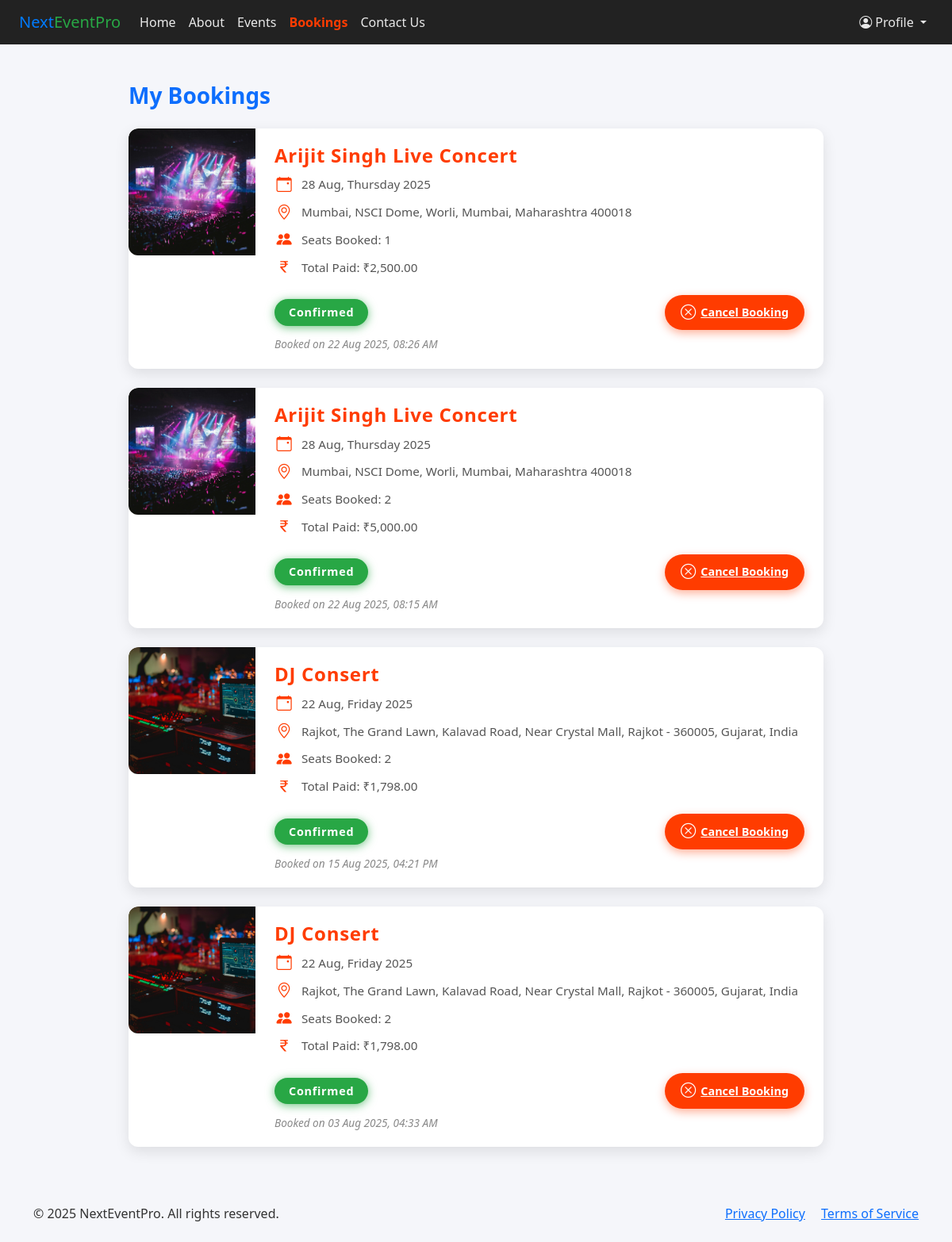
Screenshot of /booking.php (signed in) with the database file from the repository.
### tables this page shows
CREATE TABLE `booking` (
  `id` int(11) NOT NULL,
  `user_id` int(11) NOT NULL,
  `event_id` int(11) NOT NULL,
  `seats_booked` int(11) NOT NULL,
  `total_price` decimal(10,2) NOT NULL,
  `booking_date` timestamp NOT NULL DEFAULT current_timestamp(),
  `status` varchar(20) NOT NULL
);

CREATE TABLE `events` (
  `id` int(11) NOT NULL,
  `title` varchar(255) NOT NULL,
  `description` text NOT NULL,
  `city_id` int(11) NOT NULL,
  `address` text NOT NULL,
  `event_date` date NOT NULL,
  `total_seats` int(11) NOT NULL,
  `available_seats` int(11) NOT NULL,
  `price` decimal(10,2) NOT NULL,
  `category` varchar(100) NOT NULL,
  `status` varchar(20) NOT NULL,
  `image` varchar(255) NOT NULL,
  `created_at` timestamp NOT NULL DEFAULT current_timestamp()
);

CREATE TABLE `city` (
  `id` int(11) NOT NULL,
  `city_name` varchar(100) NOT NULL,
  `state` varchar(100) NOT NULL
);

### booking.php (the view, shortened to what this page needs)
<?php
include "connect.php";
$userEmail = $_SESSION['email'];
$userQuery = mysqli_query($con, "SELECT id FROM user_data WHERE email = '$userEmail'");
$userData = mysqli_fetch_assoc($userQuery);
$userId = $userData['id'];
$bookingQuery = "
  SELECT b.*, e.title, e.image, e.event_date, e.address, e.city_id, c.city_name
  FROM booking b
  JOIN events e ON b.event_id = e.id
  JOIN city c ON e.city_id = c.id
  WHERE b.user_id = $userId
  ORDER BY b.booking_date DESC
";
$bookingResult = mysqli_query($con, $bookingQuery);
?>
<!DOCTYPE html>
<html lang="en">
<head>
  <link href="https://cdn.jsdelivr.net/npm/bootstrap@5.3.0/dist/css/bootstrap.min.css" rel="stylesheet" />
  <link href="https://cdn.jsdelivr.net/npm/bootstrap-icons@1.11.3/font/bootstrap-icons.css" rel="stylesheet" />
</head>
<body>
  <nav class="navbar navbar-expand-lg navbar-dark">
    <div class="container-fluid px-4">
      <a class="navbar-brand brand-name" href="index.php">
        <span class="blue">Next</span><span class="green">EventPro</span>
      </a>
      <div class="collapse navbar-collapse" id="navbarContent">
        <ul class="navbar-nav me-auto">
          <li class="nav-item"><a class="nav-link" href="index.php">Home</a></li>
          <li class="nav-item"><a class="nav-link" href="index.php">About</a></li>
          <li class="nav-item"><a class="nav-link" href="event.php">Events</a></li>
          <li class="nav-item"><a class="nav-link active" href="booking.php">Bookings</a></li>
          <li class="nav-item"><a class="nav-link" href="./contact.php">Contact Us</a></li>
        </ul>
        <ul class="navbar-nav ms-auto">
          <?php if (isset($_SESSION["email"])): ?>
            <li class="nav-item dropdown">
              <a class="nav-link dropdown-toggle" href="#" id="userDropdown" data-bs-toggle="dropdown">
                <i class="bi bi-person-circle"></i> Profile
              </a>
            </li>
          <?php else: ?>
            <li class="nav-item">
              <a class="btn btn-outline-light" href="loging.php"><i class="bi bi-box-arrow-in-right"></i> Login</a>
            </li>
          <?php endif; ?>
        </ul>
      </div>
    </div>
  </nav>
  <div class="container booking-container mt-5">
    <h3 class="mb-4 text-primary fw-bold">My Bookings</h3>
    <?php if (mysqli_num_rows($bookingResult) > 0): ?>
      <?php while ($row = mysqli_fetch_assoc($bookingResult)): ?>
        <div class="booking-card">
          <div class="booking-image">
            <img src="admin/uploads/<?= htmlspecialchars($row['image']) ?>" alt="Event Image" />
          </div>
          <div class="booking-content">
            <div>
              <h4 class="booking-title"><?= htmlspecialchars($row['title']) ?></h4>
              <div class="booking-details">
                <p><i class="bi bi-calendar-event"></i> <?= date("d M, l Y", strtotime($row['event_date'])) ?></p>
                <p><i class="bi bi-geo-alt"></i> <?= htmlspecialchars($row['city_name']) ?>, <?= htmlspecialchars($row['address']) ?></p>
                <p><i class="bi bi-people-fill"></i> Seats Booked: <?= $row['seats_booked'] ?></p>
                <p><i class="bi bi-currency-rupee"></i> Total Paid: ₹<?= number_format($row['total_price'], 2) ?></p>
              </div>
            </div>
            <div class="booking-bottom">
              <span class="booking-status
                <?= $row['status'] === 'Confirmed' ? 'confirmed' : ($row['status'] === 'Cancelled' ? 'cancelled' : 'pending') ?>">
                <?= $row['status'] ?>
              </span>
              <?php if ($row['status'] != 'Cancelled'): ?>
                <a href="cancel_booking.php?id=<?= $row['id'] ?>"
                   class="btn-cancel"
                   onclick="return confirm('Are you sure you want to cancel this booking?');">
                  <i class="bi bi-x-circle"></i> Cancel Booking
                </a>
              <?php endif; ?>
            </div>
            <div class="booking-date mt-2">
              Booked on <?= date("d M Y, h:i A", strtotime($row['booking_date'])) ?>
            </div>
          </div>
        </div>
      <?php endwhile; ?>
    <?php else: ?>
      <div class="alert alert-info">You haven't booked any events yet.</div>
    <?php endif; ?>
  </div>
  <footer class="py-4 mt-5">
    <div class="container text-center">
      <div class="row">
        <div class="col-md-6 text-md-start mb-3 mb-md-0">
          &copy; <?= date('Y') ?> NextEventPro. All rights reserved.
        </div>
        <div class="col-md-6 text-md-end">
          <a href="#" class="me-3">Privacy Policy</a>
          <a href="#">Terms of Service</a>
        </div>
      </div>
    </div>
  </footer>
</body>
</html>

### booking.php (style rules this page uses)
body { background-color: #f5f6fa; font-family: 'Segoe UI', Tahoma, Geneva, Verdana, sans-serif; color: #333; }
.brand-name span.blue { color: #007BFF; }
.brand-name span.green { color: #28a745; }
.navbar-dark { background-color: #222; }
.navbar-dark .nav-link { color: rgba(255, 255, 255, 0.9); }
.navbar-dark .nav-link.active, .navbar-dark .nav-link:hover { color: #ff3c00; font-weight: 600; }
.booking-container { max-width: 900px; margin: auto; }
.booking-card { background: #fff; border-radius: 12px; box-shadow: 0 6px 18px rgb(0 0 0 / 0.1); display: flex; overflow: hidden; margin-bottom: 24px; transition: transform 0.25s ease, box-shadow 0.25s ease; cursor: default; }
.booking-image { width: 160px; min-width: 160px; height: 160px; overflow: hidden; border-top-left-radius: 12px; border-bottom-left-radius: 12px; position: relative; }
.booking-image img { width: 100%; height: 100%; object-fit: cover; transition: transform 0.3s ease; }
.booking-content { flex-grow: 1; padding: 20px 24px; display: flex; flex-direction: column; justify-content: space-between; }
.booking-title { font-size: 1.5rem; font-weight: 700; color: #ff3c00; margin-bottom: 8px; letter-spacing: 0.03em; }
.booking-details p { margin: 6px 0; font-size: 0.95rem; color: #555; display: flex; align-items: center; gap: 10px; font-weight: 500; }
.booking-details p i { color: #ff3c00; font-size: 1.2rem; min-width: 24px; text-align: center; }
.booking-status { font-weight: 600; font-size: 0.9rem; padding: 6px 18px; border-radius: 20px; color: #fff; width: fit-content; user-select: none; box-shadow: 0 2px 8px rgb(0 0 0 / 0.15); letter-spacing: 0.05em; }
.booking-status.confirmed { background: #28a745; box-shadow: 0 2px 12px #28a745aa; }
.booking-bottom { display: flex; justify-content: space-between; align-items: center; margin-top: 14px; }
.booking-date { font-size: 0.85rem; color: #888; font-style: italic; }
.btn-cancel { background-color: #ff3c00; color: white; font-weight: 600; padding: 8px 20px; border-radius: 30px; border: none; box-shadow: 0 4px 12px rgb(255 60 0 / 0.4); transition: background-color 0.3s ease, box-shadow 0.3s ease; cursor: pointer; display: flex; align-items: center; gap: 6px; font-size: 0.9rem; user-select: none; }
.btn-cancel i { font-size: 1.2rem; }

### rows the page displays
booking: event.image (picture), event.title "Arijit Singh Live Concert", event.event_date "28 Aug, Thursday 2025", city.city_name "Mumbai", event.address "NSCI Dome, Worli, Mumbai, Maharashtra 400018", seats_booked "1", total_price "2,500.00", status "Confirmed", booking_date "22 Aug 2025, 08:26 AM"
booking: event.image (picture), event.title "Arijit Singh Live Concert", event.event_date "28 Aug, Thursday 2025", city.city_name "Mumbai", event.address "NSCI Dome, Worli, Mumbai, Maharashtra 400018", seats_booked "2", total_price "5,000.00", status "Confirmed", booking_date "22 Aug 2025, 08:15 AM"
booking: event.image (picture), event.title "DJ Consert", event.event_date "22 Aug, Friday 2025", city.city_name "Rajkot", event.address "The Grand Lawn, Kalavad Road, Near Crystal Mall, Rajkot - 360005, Gujarat, India", seats_booked "2", total_price "1,798.00", status "Confirmed", booking_date "15 Aug 2025, 04:21 PM"
booking: event.image (picture), event.title "DJ Consert", event.event_date "22 Aug, Friday 2025", city.city_name "Rajkot", event.address "The Grand Lawn, Kalavad Road, Near Crystal Mall, Rajkot - 360005, Gujarat, India", seats_booked "2", total_price "1,798.00", status "Confirmed", booking_date "03 Aug 2025, 04:33 AM"
